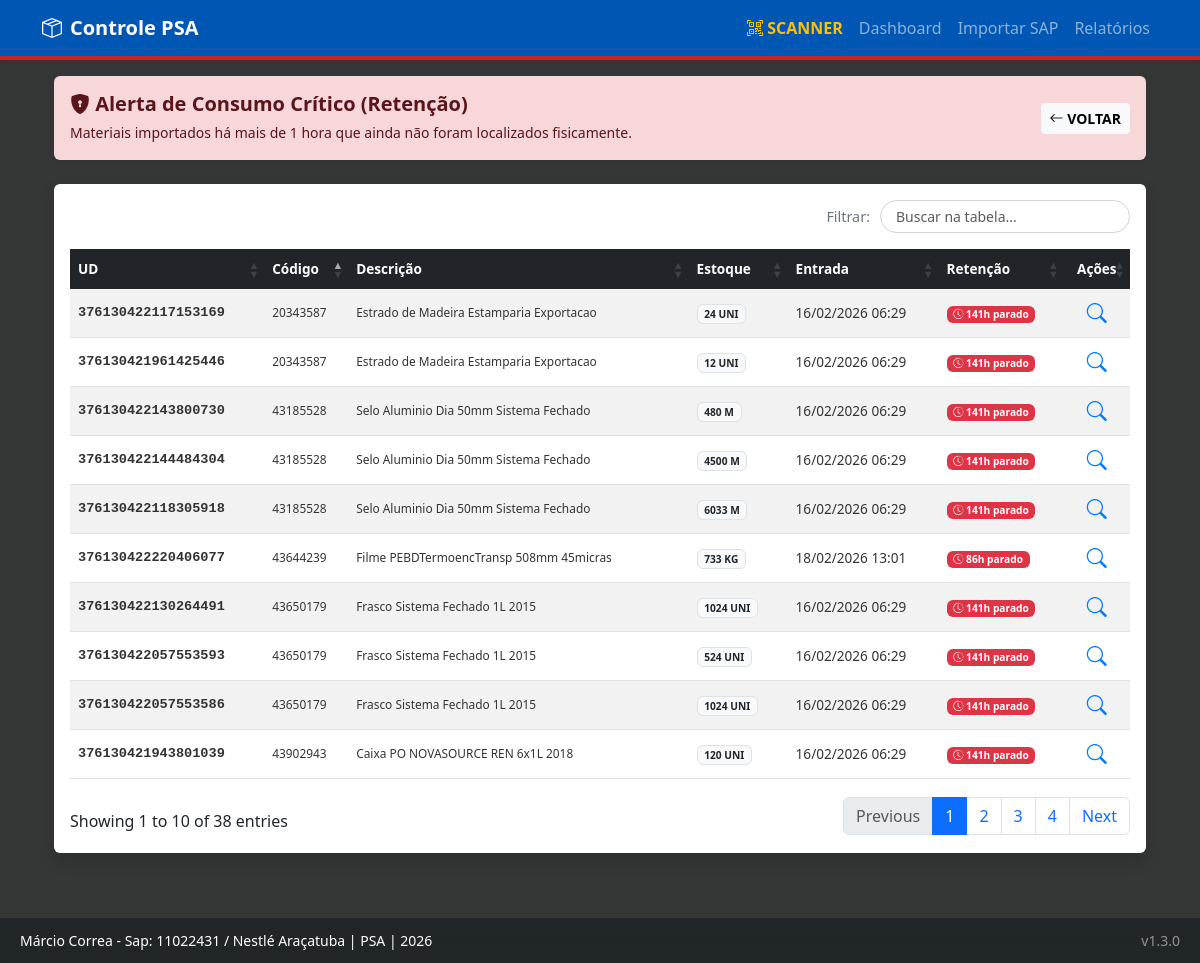
/reports/alerta-critico, run on the app's committed database.
### app/models/material.py (models this page shows, shortened)
class MaterialPSA(db.Model):
    __tablename__ = 'material_psa'
    id = db.Column(db.Integer, primary_key=True)
    unidade_deposito = db.Column(db.String(50), unique=True, nullable=False) # UD
    cod_material = db.Column(db.String(50), nullable=False)
    desc_material = db.Column(db.String(200))
    lote = db.Column(db.String(50))
    posicao_deposito = db.Column(db.String(50))
    tipo_deposito = db.Column(db.String(20)) # PSA, Depósito Fixo, etc.
    quantidade_estoque = db.Column(db.Float, default=0.0)
    unidade_medida = db.Column(db.String(10)) # PC, KG, UN
    data_vencimento = db.Column(db.Date)
    data_ultimo_mov = db.Column(db.Date)
    data_importacao = db.Column(db.DateTime, default=datetime.utcnow)
    conferido = db.Column(db.Boolean, default=False)
    data_conferencia = db.Column(db.DateTime)
    conferente_sap = db.Column(db.String(20)) # Removi a FK temporariamente para evitar erro se a tabela usuarios não existir
    possui_divergencia = db.Column(db.Boolean, default=False)
    observacao_conferente = db.Column(db.Text)

### app/routes/reports.py (the view)
@bp.route('/alerta-critico')
def alerta_critico():
    hoje = datetime.now()
    limite = hoje - timedelta(hours=48)
    materiais_em_atraso = MaterialPSA.query.filter(
        MaterialPSA.data_importacao <=limite,
        MaterialPSA.conferido == False
    ).all()
    return render_template('reports/alerta_critico.html',
                           alertas=materiais_em_atraso,
                           now=hoje)

### app/templates/reports/alerta_critico.html (shortened to what this page needs)
{% extends "base.html" %}
{% block content %}
<div class="container-fluid">
    <div class="alert alert-danger border-0 shadow-sm mb-4 d-flex justify-content-between align-items-center">
        <div>
            <h5 class="fw-bold mb-1"><i class="bi bi-shield-lock-fill"></i> Alerta de Consumo Crítico (Retenção)</h5>
            <small>Materiais importados há mais de 1 hora que ainda não foram localizados fisicamente.</small>
        </div>
        <a href="{{ url_for('main.dashboard') }}" class="btn btn-light btn-sm fw-bold">
            <i class="bi bi-arrow-left"></i> VOLTAR
        </a>
    </div>
    <div class="card shadow border-0">
        <div class="card-body p-0">
            <div class="table-responsive p-3">
                <table class="table table-striped table-hover table-sm mb-0 text-nowrap tabela-dinamica">
                    <thead class="table-dark">
                        <tr>
                            <th>UD</th>
                            <th>Código</th>
                            <th>Descrição</th>
                            <th>Estoque</th>
                            <th>Entrada</th>
                            <th>Retenção</th>
                            <th class="text-center">Ações</th>
                        </tr>
                    </thead>
                    <tbody>
                        {% for item in alertas %}
                        <tr>
                            <td class="fw-bold font-monospace text-primary">{{ item.unidade_deposito }}</td>
                            <td class="small">{{ item.cod_material }}</td>
                            <td class="small">{{ item.desc_material or '---' }}</td>
                            <td>
                                <span class="badge bg-light text-dark border">
                                    {{ item.quantidade_estoque|int }} {{ item.unidade_medida }}
                                </span>
                            </td>
                            <td>{{ item.data_importacao.strftime('%d/%m/%Y %H:%M') if item.data_importacao }}</td>
                            <td>
                                {% if item.data_importacao %}
                                    {% set diff = now - item.data_importacao %}
                                    {% set horas = (diff.total_seconds() / 3600) | int %}
                                    <span class="badge {% if horas >= 24 %}bg-danger{% else %}bg-warning text-dark{% endif %}">
                                        <i class="bi bi-clock-history"></i> {{ horas }}h parado
                                    </span>
                                {% endif %}
                            </td>
                            <td class="text-center">
                                <button class="btn-lupa" onclick="verDetalhes('{{ item.unidade_deposito }}')" title="Visualizar Detalhes">
                                    <i class="bi bi-search fs-5"></i>
                                </button>
                            </td>
                        </tr>
                        {% endfor %}
                    </tbody>
                </table>
            </div>
        </div>
    </div>
</div>
{% endblock %}

### app/templates/base.html (style rules this page uses)
:root { --nestle-red: #D51C29; --nestle-blue: #0056b3; }
body { background-color: #353736; padding-bottom: 110px !important; font-family: 'Segoe UI', sans-serif; }
.tabela-dinamica { font-size: 0.85rem !important; }
.tabela-dinamica thead th { background-color: #212529 !important; color: #da0e0e !important; font-weight: 600 !important; padding: 10px 8px !important; border: none !important; }
.text-primary { color: #0056b3 !important; font-weight: 700 !important; }
.tabela-dinamica { font-family: 'Segoe UI', Tahoma, Geneva, Verdana, sans-serif !important; font-size: 0.85rem !important; }
.tabela-dinamica thead th { background-color: #212529 !important; color: #ffffff !important; font-weight: 600 !important; text-transform: none !important; padding: 10px 8px !important; border: none !important; }
.tabela-dinamica tbody td { padding: 8px !important; vertical-align: middle !important; color: #333 !important; }

### app/templates/reports/alerta_critico.html (style rules this page uses)
.tabela-dinamica { font-size: 0.85rem; }
.btn-lupa { border: none; background: none; color: #007bff; transition: 0.2s; }

### data on the page
MaterialPSA: unidade_deposito "376130421943801039", cod_material "43902943", desc_material "Caixa PO NOVASOURCE REN 6x1L 2018", quantidade_estoque "120", unidade_medida "UNI", data_importacao "16/02/2026 06:29"
MaterialPSA: unidade_deposito "376130422117153169", cod_material "20343587", desc_material "Estrado de Madeira Estamparia Exportacao", quantidade_estoque "24", unidade_medida "UNI", data_importacao "16/02/2026 06:29"
MaterialPSA: unidade_deposito "376130421961425446", cod_material "20343587", desc_material "Estrado de Madeira Estamparia Exportacao", quantidade_estoque "12", unidade_medida "UNI", data_importacao "16/02/2026 06:29"
MaterialPSA: unidade_deposito "376130422130264491", cod_material "43650179", desc_material "Frasco Sistema Fechado 1L 2015", quantidade_estoque "1024", unidade_medida "UNI", data_importacao "16/02/2026 06:29"
MaterialPSA: unidade_deposito "376130422057553593", cod_material "43650179", desc_material "Frasco Sistema Fechado 1L 2015", quantidade_estoque "524", unidade_medida "UNI", data_importacao "16/02/2026 06:29"
MaterialPSA: unidade_deposito "376130422057553586", cod_material "43650179", desc_material "Frasco Sistema Fechado 1L 2015", quantidade_estoque "1024", unidade_medida "UNI", data_importacao "16/02/2026 06:29"
MaterialPSA: unidade_deposito "376130422143800730", cod_material "43185528", desc_material "Selo Aluminio Dia 50mm Sistema Fechado", quantidade_estoque "480", unidade_medida "M", data_importacao "16/02/2026 06:29"
MaterialPSA: unidade_deposito "376130422144484304", cod_material "43185528", desc_material "Selo Aluminio Dia 50mm Sistema Fechado", quantidade_estoque "4500", unidade_medida "M", data_importacao "16/02/2026 06:29"
MaterialPSA: unidade_deposito "376130422118305918", cod_material "43185528", desc_material "Selo Aluminio Dia 50mm Sistema Fechado", quantidade_estoque "6033", unidade_medida "M", data_importacao "16/02/2026 06:29"
MaterialPSA: unidade_deposito "376130422220406077", cod_material "43644239", desc_material "Filme PEBDTermoencTransp 508mm 45micras", quantidade_estoque "733", unidade_medida "KG", data_importacao "18/02/2026 13:01"
